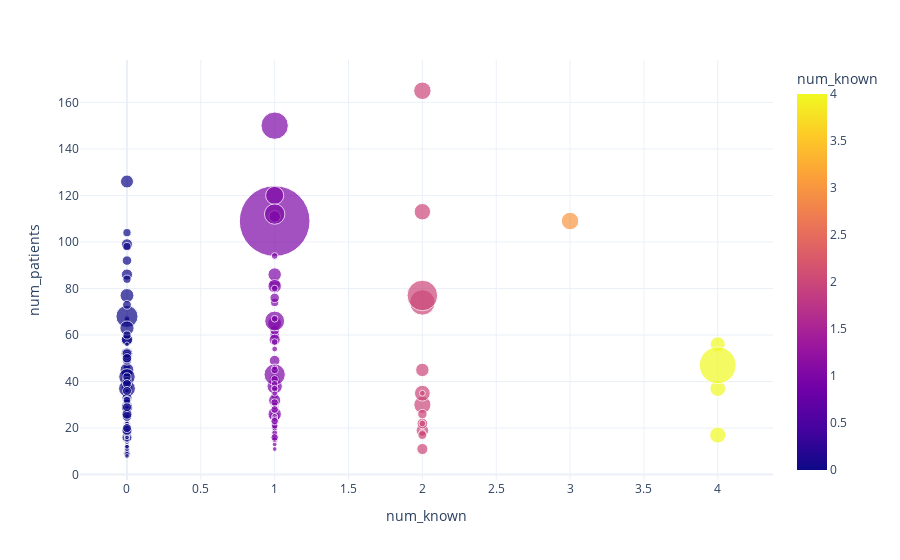

The code cell stored with this chart in its notebook:
### Markdown cell above
## Correlation of number of known motifs against patient recognition

### Code cell
clique_responses = clique_response_frame[
    ['clique_idx', 'membership', 'num_known', 'num_patients']
].drop_duplicates()

fig = px.scatter(
    clique_responses, x = 'num_known', y = 'num_patients',
    size = 'membership', color = 'num_known',
    hover_name="clique_idx", size_max=50
)

fig.write_html(os.path.join(fn_figdir, "motif_confidence.html"))

fig

### Figure 1 — Plotly figure (JSON) as saved in the notebook; plotly's stock layout.template omitted (floating-point values rounded to 4 significant figures; data arrays with more than 128 entries replaced by an {"elided": "..."} marker saying what was removed)
{"data": [{"hovertemplate": "<b>%{hovertext}</b><br><br>num_known=%{marker.color}<br>num_patients=%{y}<br>membership=%{marker.size}<extra></extra>", "hovertext": {"elided": "275 int values"}, "legendgroup": "", "marker": {"color": {"elided": "275 int values"}, "coloraxis": "coloraxis", "size": {"elided": "275 int values"}, "sizemode": "area", "sizeref": 0.1768, "symbol": "circle"}, "mode": "markers", "name": "", "orientation": "v", "showlegend": false, "type": "scatter", "x": {"elided": "275 int values"}, "xaxis": "x", "y": {"elided": "275 int values"}, "yaxis": "y"}], "layout": {"coloraxis": {"colorbar": {"title": {"text": "num_known"}}, "colorscale": [[0, "#0d0887"], [0.1111, "#46039f"], [0.2222, "#7201a8"], [0.3333, "#9c179e"], [0.4444, "#bd3786"], [0.5556, "#d8576b"], [0.6667, "#ed7953"], [0.7778, "#fb9f3a"], [0.8889, "#fdca26"], [1, "#f0f921"]]}, "legend": {"itemsizing": "constant", "tracegroupgap": 0}, "margin": {"t": 60}, "xaxis": {"anchor": "y", "domain": [0, 1], "title": {"text": "num_known"}}, "yaxis": {"anchor": "x", "domain": [0, 1], "title": {"text": "num_patients"}}}}
